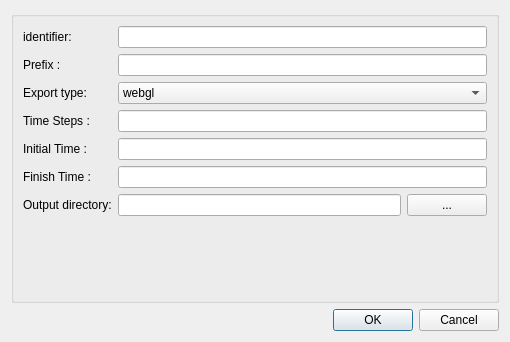
<?xml version="1.0" encoding="UTF-8"?>
<ui version="4.0">
 <class>ConfigureDialog</class>
 <widget class="QDialog" name="ConfigureDialog">
  <property name="geometry">
   <rect>
    <x>0</x>
    <y>0</y>
    <width>510</width>
    <height>342</height>
   </rect>
  </property>
  <property name="windowTitle">
   <string>Configure Step</string>
  </property>
  <layout class="QGridLayout" name="gridLayout">
   <item row="0" column="0">
    <widget class="QGroupBox" name="configGroupBox">
     <property name="title">
      <string/>
     </property>
     <layout class="QFormLayout" name="formLayout">
      <item row="0" column="0">
       <widget class="QLabel" name="label0">
        <property name="text">
         <string>identifier:  </string>
        </property>
       </widget>
      </item>
      <item row="0" column="1">
       <widget class="QLineEdit" name="lineEditIdentifier"/>
      </item>
      <item row="1" column="0">
       <widget class="QLabel" name="label_3">
        <property name="text">
         <string>Prefix : </string>
        </property>
       </widget>
      </item>
      <item row="1" column="1">
       <widget class="QLineEdit" name="prefix_lineEdit"/>
      </item>
      <item row="3" column="0">
       <widget class="QLabel" name="label_4">
        <property name="text">
         <string>Time Steps : </string>
        </property>
       </widget>
      </item>
      <item row="3" column="1">
       <widget class="QLineEdit" name="timeSteps_lineEdit"/>
      </item>
      <item row="4" column="0">
       <widget class="QLabel" name="label">
        <property name="text">
         <string>Initial Time : </string>
        </property>
       </widget>
      </item>
      <item row="4" column="1">
       <widget class="QLineEdit" name="initialTime_lineEdit"/>
      </item>
      <item row="5" column="0">
       <widget class="QLabel" name="label_2">
        <property name="text">
         <string>Finish Time : </string>
        </property>
       </widget>
      </item>
      <item row="5" column="1">
       <widget class="QLineEdit" name="finishTime_lineEdit"/>
      </item>
      <item row="6" column="0">
       <widget class="QLabel" name="label1">
        <property name="text">
         <string>Output directory:</string>
        </property>
       </widget>
      </item>
      <item row="6" column="1">
       <layout class="QHBoxLayout" name="horizontalLayout">
        <item>
         <widget class="QLineEdit" name="lineEditOutputDirectory"/>
        </item>
        <item>
         <widget class="QPushButton" name="pushButtonOutputDirectory">
          <property name="text">
           <string>...</string>
          </property>
         </widget>
        </item>
       </layout>
      </item>
      <item row="2" column="0">
       <widget class="QLabel" name="label_5">
        <property name="text">
         <string>Export type:</string>
        </property>
       </widget>
      </item>
      <item row="2" column="1">
       <widget class="QComboBox" name="comboBoxExportType">
        <property name="currentIndex">
         <number>0</number>
        </property>
        <item>
         <property name="text">
          <string>webgl</string>
         </property>
        </item>
        <item>
         <property name="text">
          <string>thumbnail</string>
         </property>
        </item>
       </widget>
      </item>
     </layout>
    </widget>
   </item>
   <item row="1" column="0">
    <widget class="QDialogButtonBox" name="buttonBox">
     <property name="orientation">
      <enum>Qt::Horizontal</enum>
     </property>
     <property name="standardButtons">
      <set>QDialogButtonBox::Cancel|QDialogButtonBox::Ok</set>
     </property>
    </widget>
   </item>
  </layout>
 </widget>
 <tabstops>
  <tabstop>lineEditIdentifier</tabstop>
  <tabstop>prefix_lineEdit</tabstop>
  <tabstop>comboBoxExportType</tabstop>
  <tabstop>timeSteps_lineEdit</tabstop>
  <tabstop>initialTime_lineEdit</tabstop>
  <tabstop>finishTime_lineEdit</tabstop>
  <tabstop>lineEditOutputDirectory</tabstop>
  <tabstop>pushButtonOutputDirectory</tabstop>
 </tabstops>
 <resources/>
 <connections>
  <connection>
   <sender>buttonBox</sender>
   <signal>accepted()</signal>
   <receiver>ConfigureDialog</receiver>
   <slot>accept()</slot>
   <hints>
    <hint type="sourcelabel">
     <x>248</x>
     <y>254</y>
    </hint>
    <hint type="destinationlabel">
     <x>157</x>
     <y>274</y>
    </hint>
   </hints>
  </connection>
  <connection>
   <sender>buttonBox</sender>
   <signal>rejected()</signal>
   <receiver>ConfigureDialog</receiver>
   <slot>reject()</slot>
   <hints>
    <hint type="sourcelabel">
     <x>316</x>
     <y>260</y>
    </hint>
    <hint type="destinationlabel">
     <x>286</x>
     <y>274</y>
    </hint>
   </hints>
  </connection>
 </connections>
</ui>
